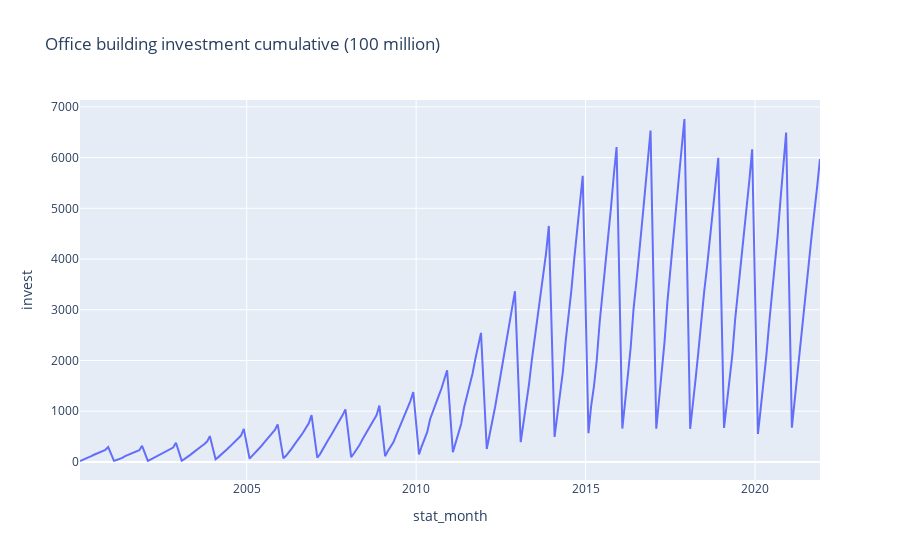

Notebook code for this chart:
### Code cell
# Real estate office building investment_cumulative value (100 million)
fig_office_building_investment_cumulative = px.line(df_mac_industry_estate_invest_month, x='stat_month', y="office",
                                        title='Office building investment cumulative (100 million)')
fig_office_building_investment_cumulative.update_layout(yaxis_title = 'invest')
fig_office_building_investment_cumulative.show()

### Figure 1 — Plotly figure (JSON) as saved in the notebook; plotly's stock layout.template omitted (floating-point values rounded to 4 significant figures; data arrays with more than 128 entries replaced by an {"elided": "..."} marker saying what was removed)
{"data": [{"hovertemplate": "stat_month=%{x}<br>office=%{y}<extra></extra>", "legendgroup": "", "line": {"color": "#636efa", "dash": "solid"}, "marker": {"symbol": "circle"}, "mode": "lines", "name": "", "orientation": "v", "showlegend": false, "type": "scatter", "x": {"elided": "242 str values"}, "xaxis": "x", "y": {"elided": "242 float values"}, "yaxis": "y"}], "layout": {"autosize": true, "legend": {"tracegroupgap": 0}, "title": {"text": "Office building investment cumulative (100 million)"}, "xaxis": {"anchor": "y", "autorange": true, "domain": [0, 1], "range": ["2000-02-01", "2021-12-01"], "title": {"text": "stat_month"}, "type": "date"}, "yaxis": {"anchor": "x", "autorange": true, "domain": [0, 1], "range": [-356.8, 7136.0], "title": {"text": "invest"}, "type": "linear"}}}
